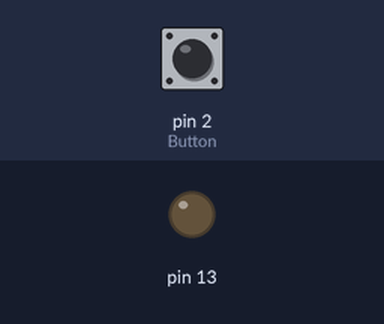
Bench run of a sketch on a simulated Arduino Uno, built with avr-gcc and run on an emulated ATmega328P. Parts: output pins drawn as LEDs (lit = HIGH). The test bench sets the inputs (shaded band); at power-on: pin 2 (Button) LOW.

Above: at 1.2 s.
1.3 s: pin 2 (Button) pulled HIGH for 0.15 s
At 1.37 s:
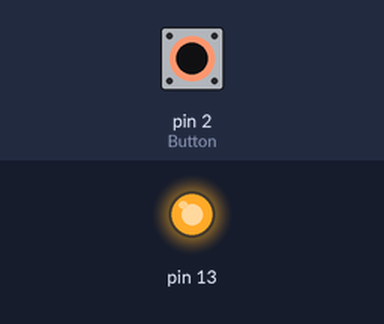
2.9 s: pin 2 (Button) pulled HIGH for 3.2 s
At 7.1 s:
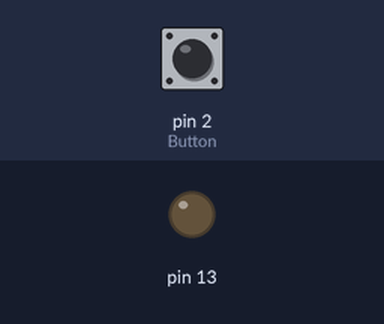
Timing chart, 0 to 8.6 s (numbered marks = the images above; inputs shaded):
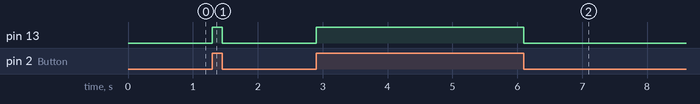

Measured:
- after the input at 1.3 s, pin 13: LOW → HIGH at once, → LOW 0.15 s later
- after the input at 2.9 s, pin 13: LOW → HIGH at once, → LOW 3.2 s later

The sketch:

4_Button_LED_Uno.ino
```cpp
/********************************************
date:      "06.02.2023"
author:    "DmitrijP1402"
filename:  "4_Button_LED_Uno.ino"
********************************************/

void setup() {
  DDRB = DDRB | B00100000;  //LED as OUTPUT at Pin 13 LED
  DDRD = DDRD & B11111011;  //Button as INPUT at pin 2
}

void loop() {
  bool buttonState = (PIND & (1 << PIND2)) >> PIND2;  //Read the Button

  if (buttonState == HIGH) {  //if Button pressed
    PORTB = B00100000;        //LED HIGH
  }
  else {
    PORTB = B00000000;        //LED LOW
  }
}
```
